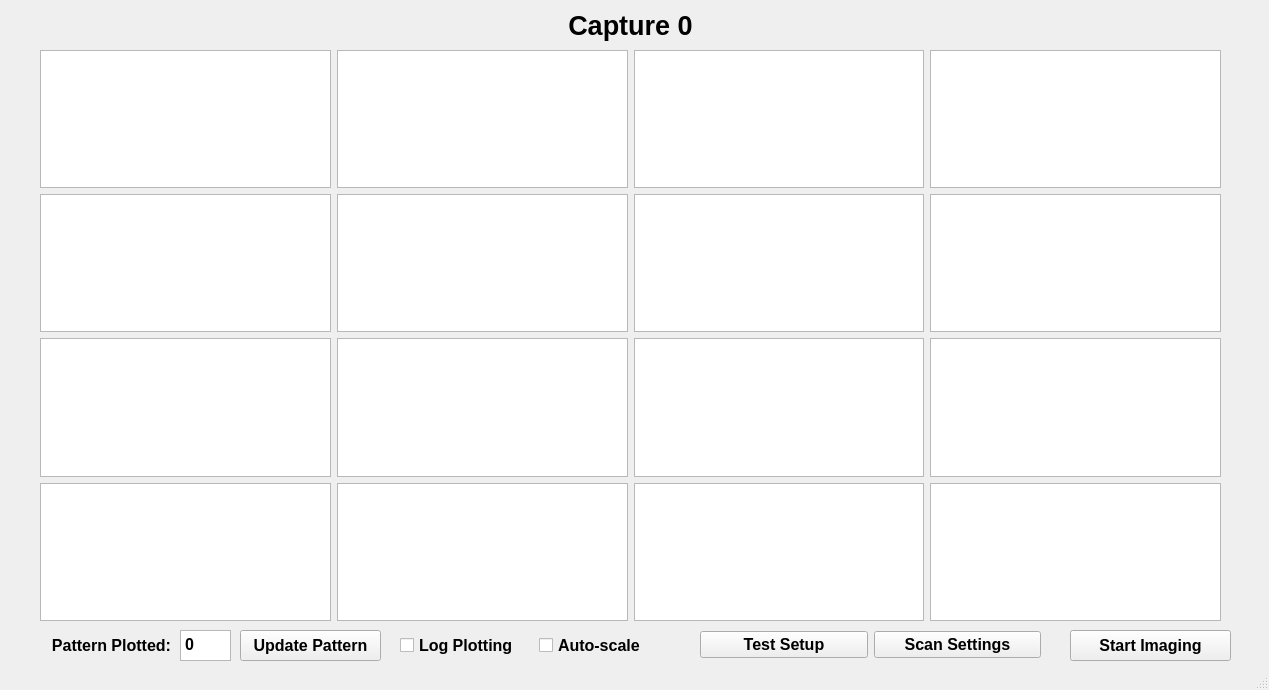
<?xml version="1.0" encoding="UTF-8"?>
<ui version="4.0">
 <class>MainWindow</class>
 <widget class="QMainWindow" name="MainWindow">
  <property name="geometry">
   <rect>
    <x>0</x>
    <y>0</y>
    <width>1269</width>
    <height>690</height>
   </rect>
  </property>
  <property name="sizePolicy">
   <sizepolicy hsizetype="Expanding" vsizetype="Preferred">
    <horstretch>0</horstretch>
    <verstretch>0</verstretch>
   </sizepolicy>
  </property>
  <property name="windowTitle">
   <string>MainWindow</string>
  </property>
  <widget class="QWidget" name="centralwidget">
   <widget class="QLabel" name="CaptureText">
    <property name="geometry">
     <rect>
      <x>30</x>
      <y>10</y>
      <width>1201</width>
      <height>31</height>
     </rect>
    </property>
    <property name="sizePolicy">
     <sizepolicy hsizetype="Expanding" vsizetype="Preferred">
      <horstretch>0</horstretch>
      <verstretch>0</verstretch>
     </sizepolicy>
    </property>
    <property name="font">
     <font>
      <pointsize>20</pointsize>
      <weight>75</weight>
      <bold>true</bold>
     </font>
    </property>
    <property name="text">
     <string>Capture 0</string>
    </property>
    <property name="textFormat">
     <enum>Qt::PlainText</enum>
    </property>
    <property name="scaledContents">
     <bool>true</bool>
    </property>
    <property name="alignment">
     <set>Qt::AlignCenter</set>
    </property>
   </widget>
   <widget class="GraphicsLayoutWidget" name="graphicsLayoutWidget" native="true">
    <property name="geometry">
     <rect>
      <x>30</x>
      <y>40</y>
      <width>1201</width>
      <height>591</height>
     </rect>
    </property>
    <property name="sizePolicy">
     <sizepolicy hsizetype="Expanding" vsizetype="Preferred">
      <horstretch>0</horstretch>
      <verstretch>0</verstretch>
     </sizepolicy>
    </property>
    <widget class="QWidget" name="layoutWidget">
     <property name="geometry">
      <rect>
       <x>10</x>
       <y>10</y>
       <width>1181</width>
       <height>571</height>
      </rect>
     </property>
     <layout class="QVBoxLayout" name="allPlotsVerticalLayout">
      <item>
       <layout class="QHBoxLayout" name="plotRow0">
        <item>
         <widget class="PlotWidget" name="plotItemChip0"/>
        </item>
        <item>
         <widget class="PlotWidget" name="plotItemChip1"/>
        </item>
        <item>
         <widget class="PlotWidget" name="plotItemChip2"/>
        </item>
        <item>
         <widget class="PlotWidget" name="plotItemChip3"/>
        </item>
       </layout>
      </item>
      <item>
       <layout class="QHBoxLayout" name="plotRow1">
        <item>
         <widget class="PlotWidget" name="plotItemChip4"/>
        </item>
        <item>
         <widget class="PlotWidget" name="plotItemChip5"/>
        </item>
        <item>
         <widget class="PlotWidget" name="plotItemChip6"/>
        </item>
        <item>
         <widget class="PlotWidget" name="plotItemChip7"/>
        </item>
       </layout>
      </item>
      <item>
       <layout class="QHBoxLayout" name="plotRow2">
        <item>
         <widget class="PlotWidget" name="plotItemChip8"/>
        </item>
        <item>
         <widget class="PlotWidget" name="plotItemChip9"/>
        </item>
        <item>
         <widget class="PlotWidget" name="plotItemChip10"/>
        </item>
        <item>
         <widget class="PlotWidget" name="plotItemChip11"/>
        </item>
       </layout>
      </item>
      <item>
       <layout class="QHBoxLayout" name="horizontalLayout">
        <item>
         <widget class="PlotWidget" name="plotItemChip12"/>
        </item>
        <item>
         <widget class="PlotWidget" name="plotItemChip13"/>
        </item>
        <item>
         <widget class="PlotWidget" name="plotItemChip14"/>
        </item>
        <item>
         <widget class="PlotWidget" name="plotItemChip15"/>
        </item>
       </layout>
      </item>
     </layout>
    </widget>
   </widget>
   <widget class="QPushButton" name="startStopButton">
    <property name="geometry">
     <rect>
      <x>1070</x>
      <y>630</y>
      <width>161</width>
      <height>31</height>
     </rect>
    </property>
    <property name="font">
     <font>
      <pointsize>12</pointsize>
      <weight>75</weight>
      <bold>true</bold>
     </font>
    </property>
    <property name="text">
     <string>Start Imaging</string>
    </property>
   </widget>
   <widget class="QPlainTextEdit" name="patternPlottedTextEdit">
    <property name="geometry">
     <rect>
      <x>180</x>
      <y>630</y>
      <width>51</width>
      <height>31</height>
     </rect>
    </property>
    <property name="font">
     <font>
      <pointsize>12</pointsize>
      <weight>75</weight>
      <bold>true</bold>
     </font>
    </property>
    <property name="plainText">
     <string>0</string>
    </property>
    <property name="backgroundVisible">
     <bool>false</bool>
    </property>
   </widget>
   <widget class="QLabel" name="patternPlottedTextLabel">
    <property name="geometry">
     <rect>
      <x>30</x>
      <y>630</y>
      <width>141</width>
      <height>31</height>
     </rect>
    </property>
    <property name="font">
     <font>
      <pointsize>12</pointsize>
      <weight>75</weight>
      <bold>true</bold>
     </font>
    </property>
    <property name="text">
     <string>Pattern Plotted:</string>
    </property>
    <property name="alignment">
     <set>Qt::AlignRight|Qt::AlignTrailing|Qt::AlignVCenter</set>
    </property>
   </widget>
   <widget class="QPushButton" name="newPatternSubmitButton">
    <property name="geometry">
     <rect>
      <x>240</x>
      <y>630</y>
      <width>141</width>
      <height>31</height>
     </rect>
    </property>
    <property name="font">
     <font>
      <pointsize>12</pointsize>
      <weight>75</weight>
      <bold>true</bold>
     </font>
    </property>
    <property name="text">
     <string>Update Pattern</string>
    </property>
   </widget>
   <widget class="QWidget" name="layoutWidget">
    <property name="geometry">
     <rect>
      <x>700</x>
      <y>630</y>
      <width>341</width>
      <height>29</height>
     </rect>
    </property>
    <layout class="QHBoxLayout" name="horizontalLayout_3">
     <item>
      <widget class="QPushButton" name="testSetupButton">
       <property name="font">
        <font>
         <pointsize>12</pointsize>
         <weight>75</weight>
         <bold>true</bold>
        </font>
       </property>
       <property name="text">
        <string>Test Setup</string>
       </property>
      </widget>
     </item>
     <item>
      <widget class="QPushButton" name="scanSettingsButton">
       <property name="font">
        <font>
         <pointsize>12</pointsize>
         <weight>75</weight>
         <bold>true</bold>
        </font>
       </property>
       <property name="text">
        <string>Scan Settings</string>
       </property>
      </widget>
     </item>
    </layout>
   </widget>
   <widget class="QWidget" name="">
    <property name="geometry">
     <rect>
      <x>400</x>
      <y>630</y>
      <width>271</width>
      <height>31</height>
     </rect>
    </property>
    <layout class="QHBoxLayout" name="horizontalLayout_2">
     <item>
      <widget class="QCheckBox" name="logPlottingCheckBox">
       <property name="font">
        <font>
         <pointsize>12</pointsize>
         <weight>75</weight>
         <bold>true</bold>
        </font>
       </property>
       <property name="text">
        <string>Log Plotting</string>
       </property>
      </widget>
     </item>
     <item>
      <widget class="QCheckBox" name="autoScaleCheckBox">
       <property name="font">
        <font>
         <pointsize>12</pointsize>
         <weight>75</weight>
         <bold>true</bold>
        </font>
       </property>
       <property name="text">
        <string>Auto-scale</string>
       </property>
      </widget>
     </item>
    </layout>
   </widget>
  </widget>
  <widget class="QStatusBar" name="statusbar"/>
 </widget>
 <customwidgets>
  <customwidget>
   <class>PlotWidget</class>
   <extends>QGraphicsView</extends>
   <header>pyqtgraph.h</header>
  </customwidget>
  <customwidget>
   <class>GraphicsLayoutWidget</class>
   <extends>QWidget</extends>
   <header>pyqtgraph.h</header>
   <container>1</container>
  </customwidget>
 </customwidgets>
 <resources/>
 <connections/>
</ui>
